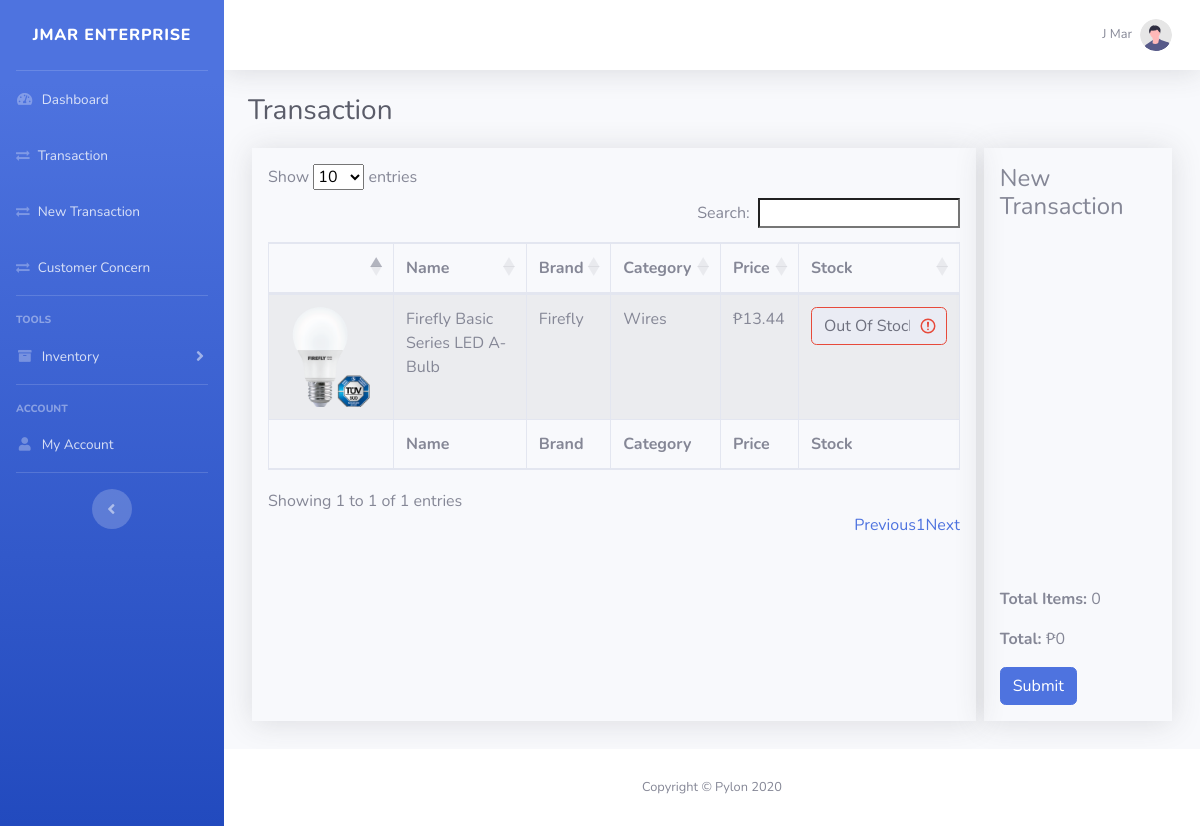
/?p=transaction-new (signed in), run on an earlier commit of the app's database.
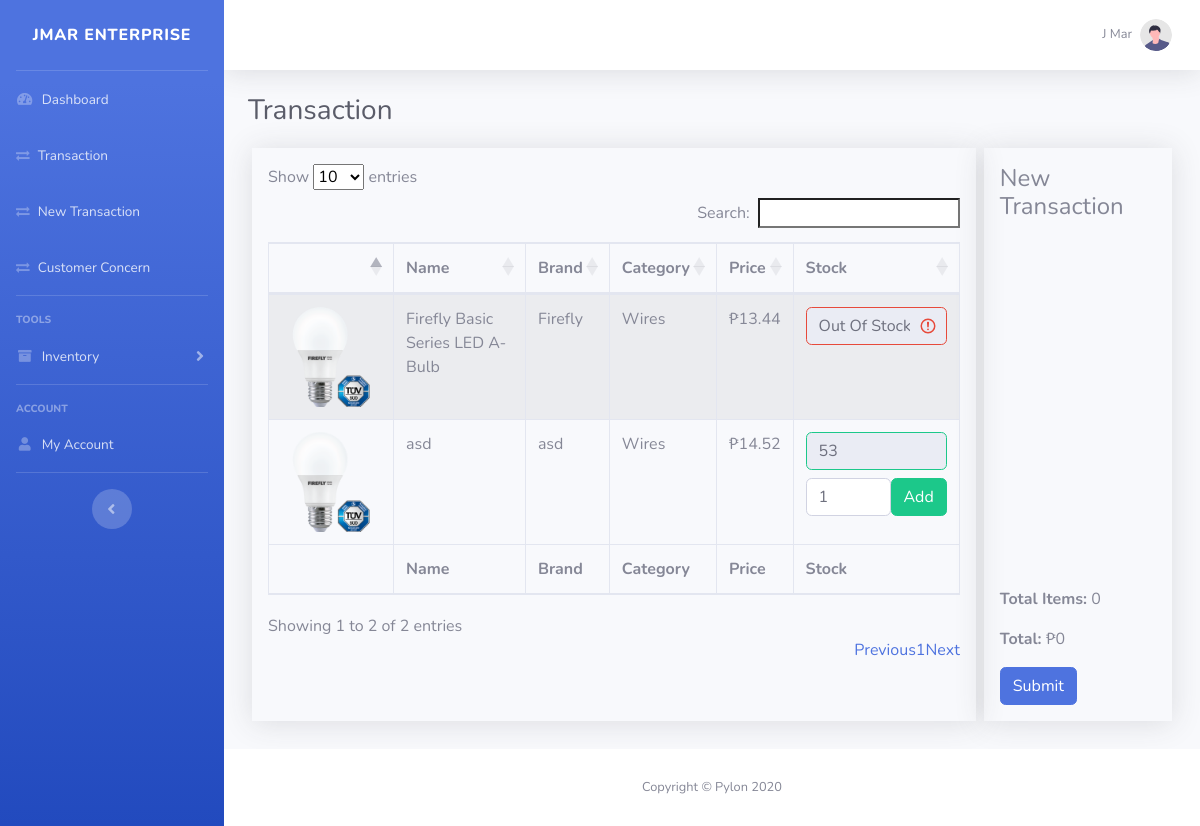
And on a later commit of the database.
### tables this page shows
CREATE TABLE `items` (
  `item_id` int(11) NOT NULL,
  `item_img` text NOT NULL DEFAULT 'item.jpg',
  `item_name` varchar(32) NOT NULL,
  `item_brand` varchar(32) NOT NULL,
  `item_desc` text NOT NULL,
  `item_unit` varchar(32) NOT NULL,
  `item_tax` varchar(32) NOT NULL,
  `item_price` varchar(32) NOT NULL,
  `item_stock` varchar(32) NOT NULL,
  `item_added` varchar(32) NOT NULL,
  `category_id` varchar(32) NOT NULL
);

CREATE TABLE `category` (
  `category_id` int(11) NOT NULL,
  `category_name` varchar(32) NOT NULL
);

### includes/get-items-transaction-new.php (the view, shortened to what this page needs)
<?php
    include "controller/connect.php";
    $sql = "SELECT * FROM items
    INNER JOIN
    category ON category.category_id = items.category_id
    ";
    $result = mysqli_query($conn, $sql);
    while($data = $result->fetch_assoc()){
?>
<tr>
    <td>
        <img src="img/item/<?php echo $data["item_img"] ?>" alt="" width="100" >
    </td>
    <td>
        <?php echo $data["item_name"] ?>
    </td>
    <td>
        <?php echo $data["item_brand"] ?>
    </td>
    <td>
        <?php echo $data["category_name"] ?>
    </td>
    <td>
        <?php $price = (($data["item_tax"] / 100) * $data["item_price"]) + $data["item_price"]; echo "₱" . $price; ?>
    </td>
    <td width="200px">
        <?php
            if($data["item_stock"] > 0){
        ?>
        <div class="d-flex mb-2">
            <input type="text" class="form-control border-success" value="<?php echo $data["item_stock"] ?>" readonly>
        </div>
        <div class="d-flex">
            <input type="text" id="item_<?php echo $data["item_id"] ?>" class="form-control" value="1">
            <button class="add btn btn-success" value="<?php echo $data["item_id"] ?>">Add</button>
        </div>
        <?php
            }else{
        ?>
        <div class="d-flex mb-2">
            <input type="text" class="form-control is-invalid mb-2" value="Out Of Stock" readonly>
        </div>
        <?php
            }
        ?>
    </td>
</tr>
<?php
    }
?>

### index.php (shortened to what this page needs)
<?php
    include "controller/core.php";
?>
<!DOCTYPE html>
<html lang="en">
<head>
    <link href="vendor/fontawesome-free/css/all.min.css" rel="stylesheet" type="text/css">
    <link href="css/sb-admin-2.min.css" rel="stylesheet">
</head>
<body id="page-top" class="main-content">
        <?php page(); ?>
</body>
</html>

### controller/core.php (shortened to what this page needs)
<?php
    function page(){
        if(isset($_SESSION["page"])){
            include "includes/" . $_SESSION["page"] . ".php";
        }else{
            if(isset($_SESSION["user"])){
                include "includes/home.php";
            }else{
                include "includes/login.php";
            }
        }
    }
    function home_core(){
        $roles = [
            "admin" => ["transaction", "inventory", "transaction-new", "incoming", "return", "default" =>"dashboard"],
            "encoder" => ["inventory", "incoming", "return", "default" =>"inventory"],
            "accountant" => ["transaction", "transaction-new", "default" =>"transaction"]
        ];
        if(isset($_SESSION["user"])){
            if(isset($_GET["p"]) && in_array($_GET["p"], $roles[$_SESSION["user"]["role"]])){
                if(file_exists("includes/" . $_GET["p"] . ".php")){
                    include "includes/" . $_GET["p"] . ".php";
                }
                else{
                    include "includes/error404.php";
                }
            }
            else{
                include "includes/" . $roles[$_SESSION["user"]["role"]]["default"] . ".php";
            }
        }
    }
    function sidebar_core(){
        if(file_exists("includes/" . $_SESSION["user"]["role"] . "/sidebar.php")){
            include "includes/" . $_SESSION["user"]["role"] . "/sidebar.php";
        }
    }
?>

### includes/home.php (shortened to what this page needs)
<div id="wrapper">
    <?php include "sidebar.php" ?>
    <link rel="stylesheet" href="https://stackpath.bootstrapcdn.com/font-awesome/4.7.0/css/font-awesome.min.css">
<div id="content-wrapper" class="d-flex flex-column ">
    <div id="content">
        <?php include "topbar.php"; ?>
        <div class="container-fluid">
            <?php
                home_core();
            ?>
        </div>
    </div>
    <?php
        include "footer.php";
    ?>
</div>
</div>

### includes/sidebar.php
<ul class="navbar-nav bg-gradient-primary sidebar sidebar-dark accordion" id="accordionSidebar">
    <a class="sidebar-brand d-flex align-items-center justify-content-center" href="index.php">
        <div class="sidebar-brand-text mx-3">JMAR Enterprise</div>
    </a>
    <?php sidebar_core() ?>
    <hr class="sidebar-divider d-none d-md-block">
    <div class="text-center d-none d-md-inline">
        <button class="rounded-circle border-0" id="sidebarToggle"></button>
    </div>
</ul>

### includes/admin/sidebar.php (shortened to what this page needs)
<hr class="sidebar-divider my-0">
<li class="nav-item">
    <a class="nav-link" href="?p=dashboard">
        <i class="fas fa-fw fa-tachometer-alt"></i>
        <span>Dashboard</span></a>
</li>
<li class="nav-item">
    <a class="nav-link" href="?p=transaction">
        <i class="fa fa-exchange" aria-hidden="true"></i>
        <span>Transaction</span></a>
</li>
<li class="nav-item">
    <a class="nav-link" href="?p=transaction-new">
        <i class="fa fa-exchange" aria-hidden="true"></i>
        <span>New Transaction</span></a>
</li>
<li class="nav-item">
    <a class="nav-link" href="?p=return">
        <i class="fa fa-exchange" aria-hidden="true"></i>
        <span>Customer Concern</span></a>
</li>
<hr class="sidebar-divider">
<div class="sidebar-heading">
    Tools
</div>
<li class="nav-item">
    <a class="nav-link collapsed" href="#" data-toggle="collapse" data-target="#collapseTwo" aria-expanded="true" aria-controls="collapseTwo">
        <i class="fas fa-fw fa-archive"></i>
        <span>Inventory</span>
    </a>
</li>
<hr class="sidebar-divider">
<div class="sidebar-heading">
    Account
</div>
<li class="nav-item">
    <a class="nav-link" href="?p=account">
        <i class="fas fa-fw fa-user"></i>
        <span>My Account</span>
    </a>
</li>
<link rel="stylesheet" href="css/sidebar.css">
<link rel="stylesheet" href="https://cdn.datatables.net/1.10.22/css/dataTables.bootstrap4.min.css">

### includes/topbar.php (shortened to what this page needs)
<nav class="navbar navbar-expand navbar-light bg-white topbar mb-4 static-top shadow">
<ul class="navbar-nav ml-auto">
    <li class="nav-item dropdown no-arrow">
        <a class="nav-link dropdown-toggle" href="#" id="userDropdown" role="button"
            data-toggle="dropdown" aria-haspopup="true" aria-expanded="false">
            <span class="mr-2 d-none d-lg-inline text-gray-600 small"><?php echo $_SESSION['user']['f_name'] . " " . $_SESSION['user']['l_name'] ?></span>
            <img class="img-profile rounded-circle"
                src="img/undraw_profile.svg">
        </a>
    </li>
</ul>
</nav>

### includes/transaction-new.php (shortened to what this page needs)
<?php
    include "controller/connect.php";
?>
<link rel="stylesheet" href="https://stackpath.bootstrapcdn.com/font-awesome/4.7.0/css/font-awesome.min.css">
<link rel="stylesheet" href="css/inventory.css">
<div class="inventory-head d-flex mb-3">
    <h1 class="h3 mb-0 text-gray-800">Transaction</h1>
</div>
<div class="d-flex mb-4">
    <div class="shadow m-1 p-3">
        <table id="example"  class="table table-striped table-bordered">
            <thead>
                <tr>
                    <th></th>
                    <th>Name</th>
                    <th>Brand</th>
                    <th>Category</th>
                    <th>Price</th>
                    <th>Stock</th>
                </tr>
            </thead>
            <tfoot>
                <tr>
                    <th></th>
                    <th>Name</th>
                    <th>Brand</th>
                    <th>Category</th>
                    <th>Price</th>
                    <th>Stock</th>
                </tr>
            </tfoot>
            <tbody>
                <?php include "get-items-transaction-new.php"; ?>
            </tbody>
        </table>
    </div>
    <div class="shadow m-1 p-3">
        <h4>New Transaction</h4>
        <div class="overflow-auto" style="height: 350px;" id="items">
        </div>
        <div class="mt-2">
            <div class="d-flex"><b>Total Items:&nbsp;</b><p id="total_items">0</p></div>
            <div class="d-flex"><b>Total:&nbsp;</b>₱ <p id="total">0</p></div>
            <button class="submit-transaction btn btn-primary">Submit</button>
        </div>
    </div>
</div>

### includes/footer.php
<footer class="sticky-footer bg-white">
    <div class="container my-auto">
        <div class="copyright text-center my-auto">
            <span>Copyright &copy; Pylon 2020</span>
        </div>
    </div>
</footer>

What changed in the data, as far as the page shows it:
added items: item_img (picture), item_name "asd", item_brand "asd", category.category_name "Wires", price "14.52", item_stock "53", $data["item_id"] 54 (drawn)
Also different on the page:
text written by a page script: "Show entries Search: Showing 1 to 1 of 1 entries Previous 1 Next" → "Show entries Search: Showing 1 to 2 of 2 entries Previous 1 Next"
